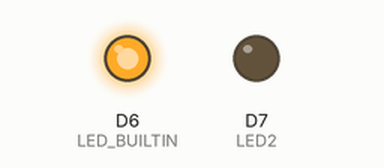
A sketch run on a simulated ESP8266 (NodeMCU). On the bench: output pins drawn as LEDs (lit = HIGH). What the sketch prints to the serial monitor is not drawn.

Above: at 0.5 s.
At 2.5 s:
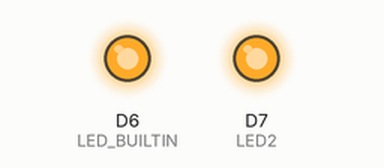
At 5.0 s:
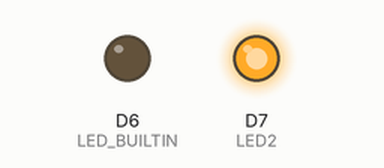
At 7.5 s:
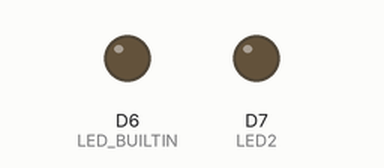
Timing chart, 0 to 11.7 s (numbered marks = the images above):
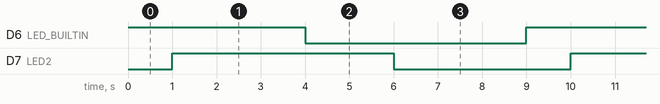

The sketch:

sketch_nov11a.ino
```cpp
#define LED_BUILTIN D6
#define LED2 D7

void setup() {
  // initialize digital pin LED_BUILTIN as an output.
  Serial.begin(9600);
  pinMode(LED_BUILTIN, OUTPUT);
  pinMode(LED2,OUTPUT);
}

// the loop function runs over and over again forever
void loop() {
  digitalWrite(LED_BUILTIN, HIGH);   // turn the LED on (HIGH is the voltage level)
  delay(1000);                       // wait for a second
  digitalWrite(LED2, HIGH);    // turn the LED off by making the voltage LOW
  delay(3000);
  digitalWrite(LED_BUILTIN, LOW);   // turn the LED on (HIGH is the voltage level)
  delay(2000);                       // wait for a second
  digitalWrite(LED2, LOW);    // turn the LED off by making the voltage LOW
  delay(3000);

  Serial.println("done!!");
}
```

Measured:
- by itself, D6 (LED_BUILTIN): alternates HIGH for 4.0 s and LOW for 5.0 s
- by itself, D7 (LED2): alternates HIGH for 5.0 s and LOW for 4.0 s
- by itself, everything shown: repeats every 9.0 s, in 4 steps
